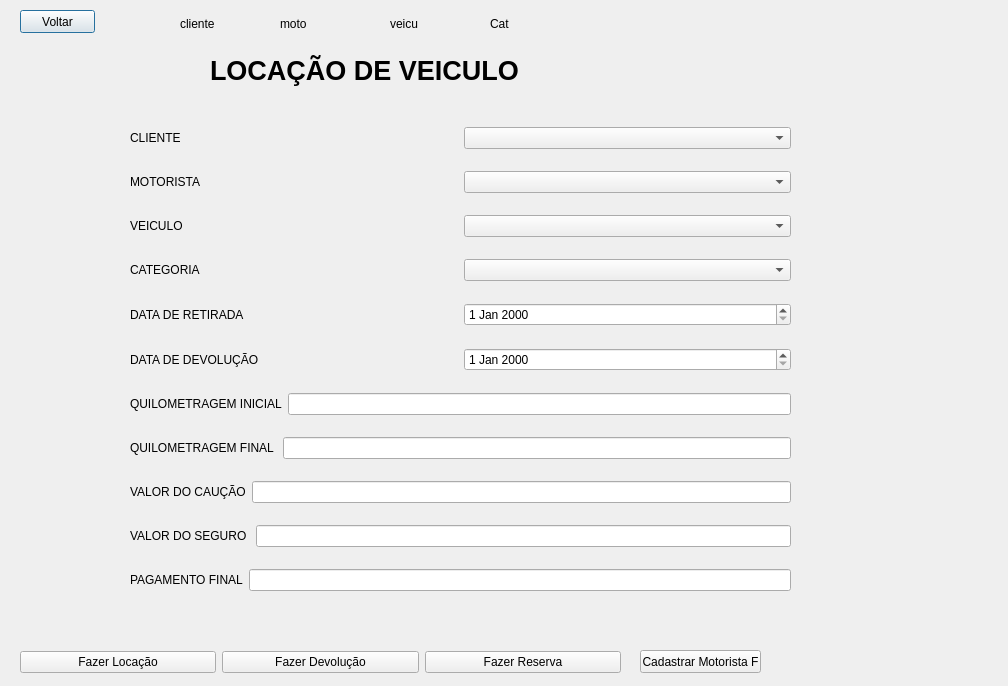
<?xml version="1.0" encoding="UTF-8"?>
<ui version="4.0">
 <class>TelaInicioLocacao</class>
 <widget class="QDialog" name="TelaInicioLocacao">
  <property name="geometry">
   <rect>
    <x>0</x>
    <y>0</y>
    <width>1008</width>
    <height>686</height>
   </rect>
  </property>
  <property name="windowTitle">
   <string>Dialog</string>
  </property>
  <widget class="QPushButton" name="Voltar">
   <property name="geometry">
    <rect>
     <x>20</x>
     <y>10</y>
     <width>75</width>
     <height>23</height>
    </rect>
   </property>
   <property name="text">
    <string>Voltar</string>
   </property>
  </widget>
  <widget class="QLabel" name="label">
   <property name="geometry">
    <rect>
     <x>210</x>
     <y>50</y>
     <width>331</width>
     <height>41</height>
    </rect>
   </property>
   <property name="minimumSize">
    <size>
     <width>0</width>
     <height>0</height>
    </size>
   </property>
   <property name="font">
    <font>
     <family>Arial</family>
     <pointsize>20</pointsize>
     <weight>75</weight>
     <bold>true</bold>
    </font>
   </property>
   <property name="text">
    <string>LOCAÇÃO DE VEICULO</string>
   </property>
  </widget>
  <widget class="QLabel" name="idCli">
   <property name="geometry">
    <rect>
     <x>180</x>
     <y>0</y>
     <width>41</width>
     <height>47</height>
    </rect>
   </property>
   <property name="text">
    <string>cliente</string>
   </property>
  </widget>
  <widget class="QLabel" name="idMotoris">
   <property name="geometry">
    <rect>
     <x>280</x>
     <y>0</y>
     <width>41</width>
     <height>47</height>
    </rect>
   </property>
   <property name="text">
    <string>moto</string>
   </property>
  </widget>
  <widget class="QLabel" name="idVeicu">
   <property name="geometry">
    <rect>
     <x>390</x>
     <y>0</y>
     <width>41</width>
     <height>47</height>
    </rect>
   </property>
   <property name="text">
    <string>veicu</string>
   </property>
  </widget>
  <widget class="QLabel" name="idCat">
   <property name="geometry">
    <rect>
     <x>490</x>
     <y>0</y>
     <width>41</width>
     <height>47</height>
    </rect>
   </property>
   <property name="text">
    <string>Cat</string>
   </property>
  </widget>
  <widget class="QWidget" name="layoutWidget">
   <property name="geometry">
    <rect>
     <x>130</x>
     <y>111</y>
     <width>661</width>
     <height>501</height>
    </rect>
   </property>
   <layout class="QVBoxLayout" name="verticalLayout">
    <item>
     <layout class="QHBoxLayout" name="horizontalLayout">
      <item>
       <widget class="QLabel" name="label_3">
        <property name="text">
         <string>CLIENTE</string>
        </property>
       </widget>
      </item>
      <item>
       <widget class="QComboBox" name="cbmCliente"/>
      </item>
     </layout>
    </item>
    <item>
     <layout class="QHBoxLayout" name="horizontalLayout_2">
      <item>
       <widget class="QLabel" name="label_4">
        <property name="text">
         <string>MOTORISTA</string>
        </property>
       </widget>
      </item>
      <item>
       <widget class="QComboBox" name="cbmMotorista"/>
      </item>
     </layout>
    </item>
    <item>
     <layout class="QHBoxLayout" name="horizontalLayout_3">
      <item>
       <widget class="QLabel" name="label_13">
        <property name="text">
         <string>VEICULO</string>
        </property>
       </widget>
      </item>
      <item>
       <widget class="QComboBox" name="cbmVeiculo"/>
      </item>
     </layout>
    </item>
    <item>
     <layout class="QHBoxLayout" name="horizontalLayout_12">
      <item>
       <widget class="QLabel" name="label_Categoria">
        <property name="text">
         <string>CATEGORIA</string>
        </property>
       </widget>
      </item>
      <item>
       <widget class="QComboBox" name="cbmCategoria"/>
      </item>
     </layout>
    </item>
    <item>
     <layout class="QHBoxLayout" name="horizontalLayout_4">
      <item>
       <widget class="QLabel" name="label_5">
        <property name="text">
         <string>DATA DE RETIRADA</string>
        </property>
       </widget>
      </item>
      <item>
       <widget class="QDateEdit" name="txtDataRetirada"/>
      </item>
     </layout>
    </item>
    <item>
     <layout class="QHBoxLayout" name="horizontalLayout_5">
      <item>
       <widget class="QLabel" name="label_6">
        <property name="text">
         <string>DATA DE DEVOLUÇÃO</string>
        </property>
       </widget>
      </item>
      <item>
       <widget class="QDateEdit" name="txtDataDevol"/>
      </item>
     </layout>
    </item>
    <item>
     <layout class="QHBoxLayout" name="horizontalLayout_6">
      <item>
       <widget class="QLabel" name="label_7">
        <property name="text">
         <string>QUILOMETRAGEM INICIAL</string>
        </property>
       </widget>
      </item>
      <item>
       <widget class="QLineEdit" name="txtQuiInicial"/>
      </item>
     </layout>
    </item>
    <item>
     <layout class="QHBoxLayout" name="horizontalLayout_7">
      <item>
       <widget class="QLabel" name="label_8">
        <property name="text">
         <string>QUILOMETRAGEM FINAL </string>
        </property>
       </widget>
      </item>
      <item>
       <widget class="QLineEdit" name="txtQuilFinal"/>
      </item>
     </layout>
    </item>
    <item>
     <layout class="QHBoxLayout" name="horizontalLayout_9">
      <item>
       <widget class="QLabel" name="label_10">
        <property name="text">
         <string>VALOR DO CAUÇÃO</string>
        </property>
       </widget>
      </item>
      <item>
       <widget class="QLineEdit" name="txtCauc"/>
      </item>
     </layout>
    </item>
    <item>
     <layout class="QHBoxLayout" name="horizontalLayout_10">
      <item>
       <widget class="QLabel" name="label_11">
        <property name="text">
         <string>VALOR DO SEGURO </string>
        </property>
       </widget>
      </item>
      <item>
       <widget class="QLineEdit" name="txtSeguro"/>
      </item>
     </layout>
    </item>
    <item>
     <layout class="QHBoxLayout" name="horizontalLayout_11">
      <item>
       <widget class="QLabel" name="label_12">
        <property name="text">
         <string>PAGAMENTO FINAL</string>
        </property>
       </widget>
      </item>
      <item>
       <widget class="QLineEdit" name="txtPagamentoFinal"/>
      </item>
     </layout>
    </item>
   </layout>
  </widget>
  <widget class="QWidget" name="layoutWidget">
   <property name="geometry">
    <rect>
     <x>20</x>
     <y>650</y>
     <width>601</width>
     <height>25</height>
    </rect>
   </property>
   <layout class="QHBoxLayout" name="horizontalLayout_13">
    <item>
     <widget class="QPushButton" name="pushButton">
      <property name="text">
       <string>Fazer Locação</string>
      </property>
     </widget>
    </item>
    <item>
     <widget class="QPushButton" name="pushButton_2">
      <property name="text">
       <string>Fazer Devolução</string>
      </property>
     </widget>
    </item>
    <item>
     <widget class="QPushButton" name="pushButton_3">
      <property name="text">
       <string>Fazer Reserva</string>
      </property>
     </widget>
    </item>
   </layout>
  </widget>
  <widget class="QPushButton" name="pushButton_CadastrarMF">
   <property name="geometry">
    <rect>
     <x>640</x>
     <y>650</y>
     <width>121</width>
     <height>23</height>
    </rect>
   </property>
   <property name="text">
    <string>Cadastrar Motorista F</string>
   </property>
  </widget>
 </widget>
 <resources/>
 <connections/>
</ui>
